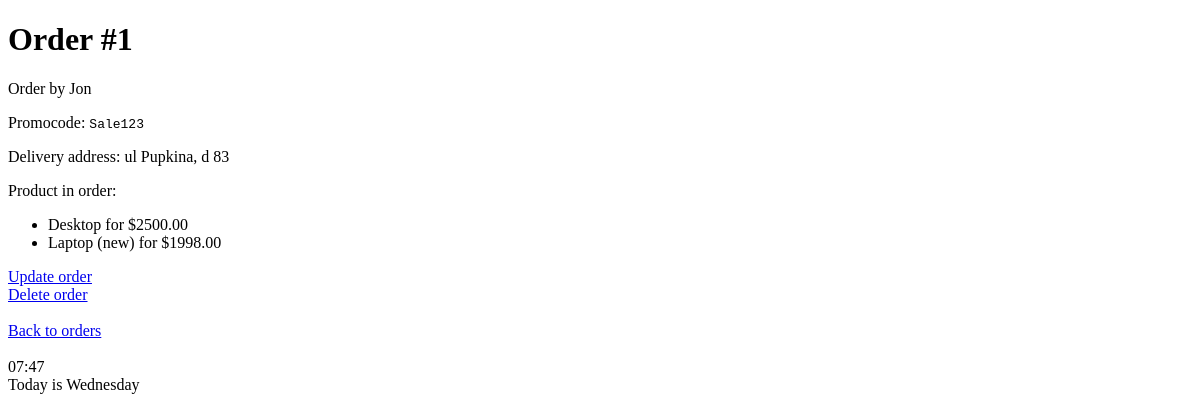
Page /shop/orders/1/ (signed in) on the earlier database version.
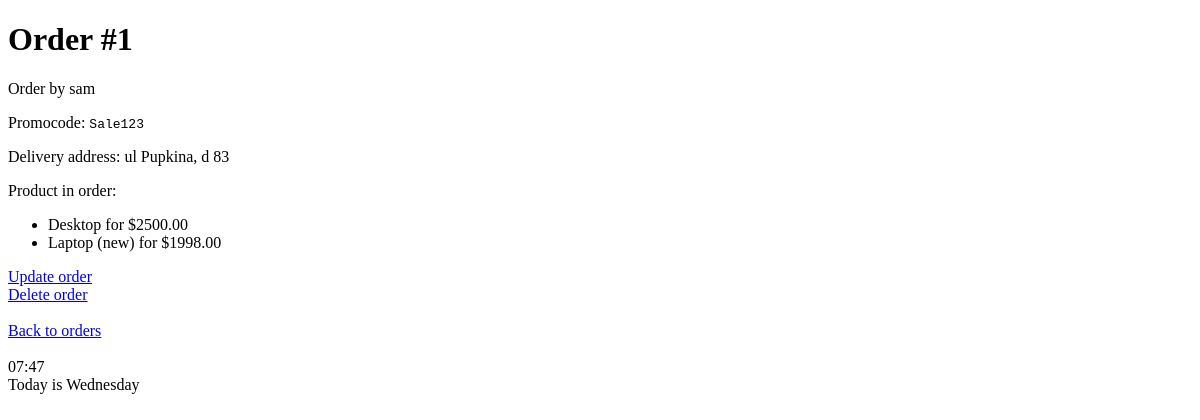
Same page on the later database version.
### shopapp/models.py (models this page shows)
class Order(models.Model):
    delivery_address = models.TextField(null=True, blank=True)
    promocode = models.CharField(max_length=20, null=False, blank=True)
    created_at = models.DateTimeField(auto_now_add=True)
    user = models.ForeignKey(User, on_delete=models.PROTECT)
    products = models.ManyToManyField(Product, related_name='orders')

### shopapp/views.py (the view)
# urls.py: path('orders/<int:pk>/', OrderDetailView.as_view(), name='order_details'),
class OrderDetailView(PermissionRequiredMixin, DetailView):
    permission_required = "shopapp.view_order"
    queryset = (
        Order.objects
        .select_related('user')
        .prefetch_related('products')
    )

### shopapp/templates/shopapp/order_detail.html (shortened to what this page needs)
{% extends 'shopapp/base.html' %}
{% block body %}
	<h1>Order #{{ object.pk }}</h1>
    <div>
        <p>Order by {% firstof object.user.first_name order.user.username%}</p>
        <p>Promocode: <code>{{ object.promocode }}</code></p>
        <p>Delivery address: {{ object.delivery_address }}</p>
    <div>Product in order:</div>
    <ul>
        {% for product in object.products.all %}
            <li>{{ product.name }} for ${{ product.price }}</li>
        {% endfor %}
    </ul>
    </div>
    <div><a href="{% url 'shopapp:order_update' pk=object.pk %}">Update order</a></div>
    <div><a href="{% url 'shopapp:order_delete' pk=object.pk%}">Delete order</a></div>
    <br>
    <div><a href="{% url 'shopapp:orders_list' %}">Back to orders</a></div>
{% endblock %}

Differences in the rows shown:
changed Order "ul Pupkina, d 83": user.username "Jon" → "sam"
